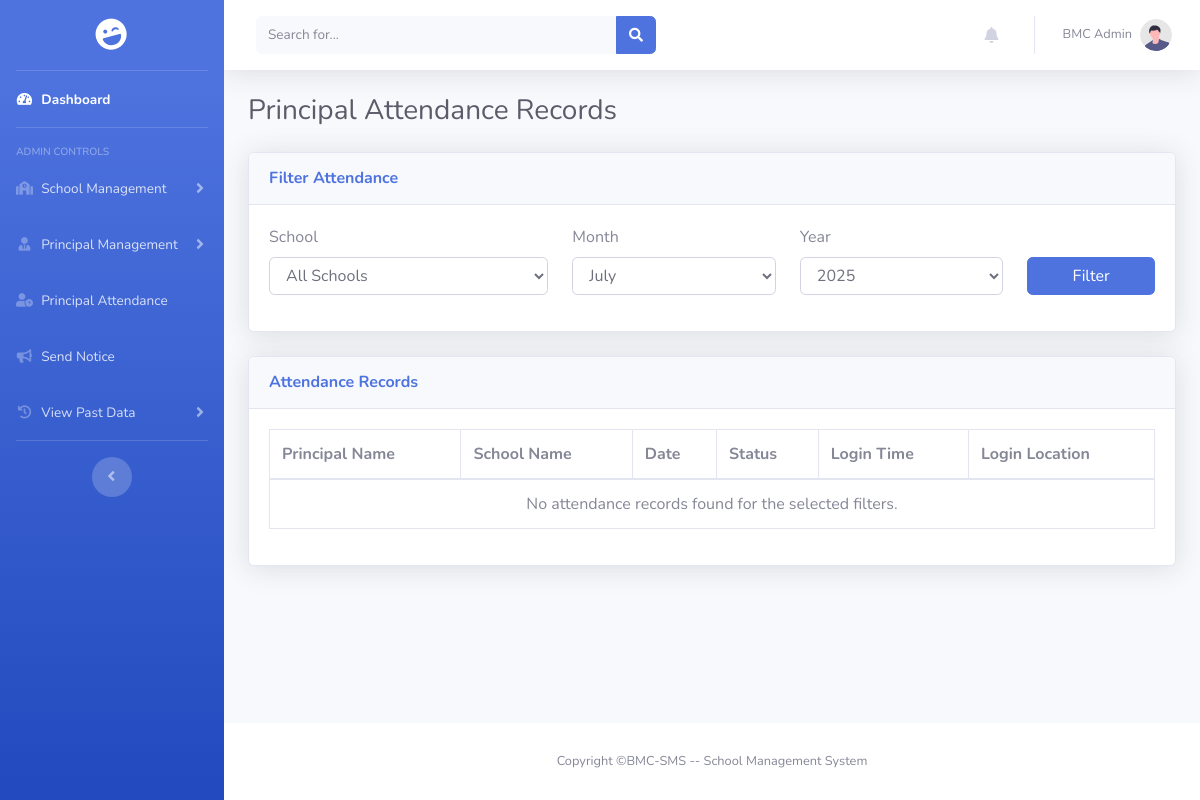
The page /pages/bmc/principal_attendance.php (signed in) on the database as committed earlier.
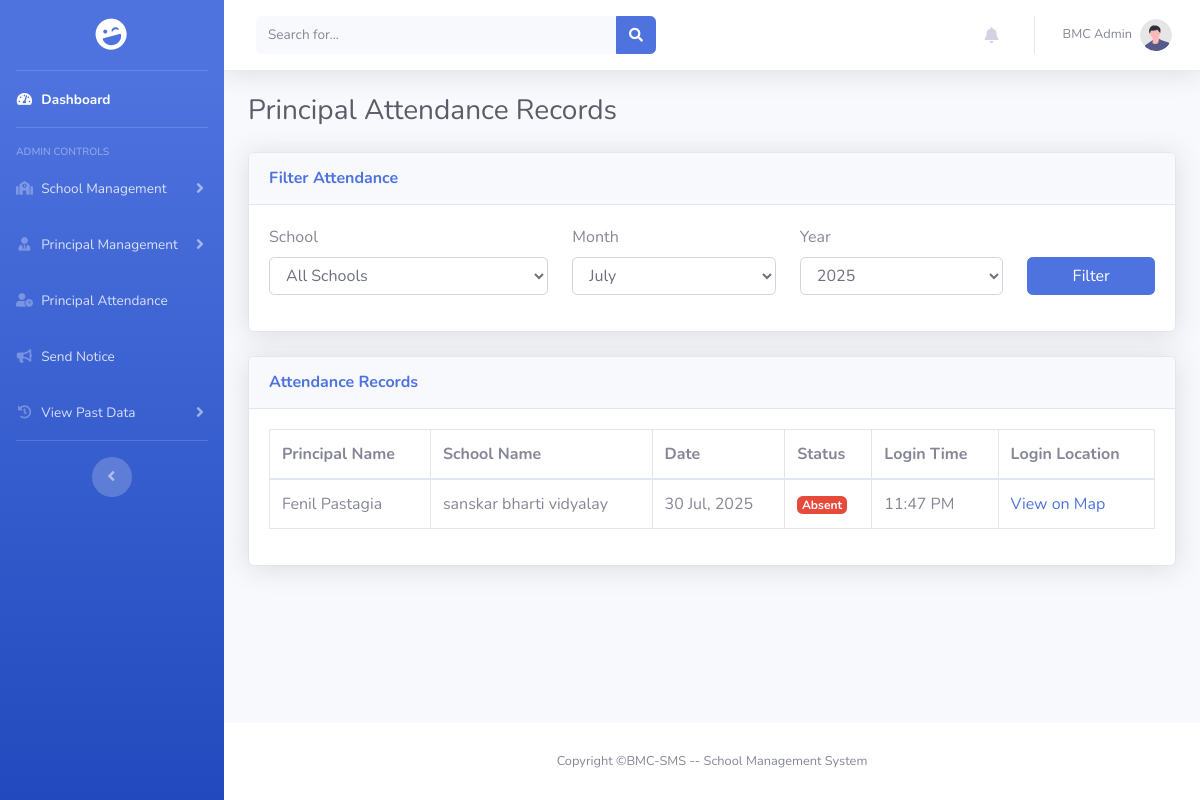
The same page on the database as committed later.
### tables this page shows
CREATE TABLE `principal_attendance` (
  `id` int(11) NOT NULL,
  `principal_id` int(11) NOT NULL,
  `school_id` int(11) NOT NULL,
  `attendance_date` date NOT NULL,
  `status` enum('Present','Absent') NOT NULL,
  `login_latitude` decimal(10,8) DEFAULT NULL,
  `login_longitude` decimal(11,8) DEFAULT NULL,
  `login_time` time NOT NULL,
  `updated_at` timestamp NOT NULL DEFAULT current_timestamp() ON UPDATE current_timestamp()
);

CREATE TABLE `principal` (
  `id` int(11) NOT NULL,
  `principal_image` varchar(255) DEFAULT NULL,
  `school_id` int(11) DEFAULT NULL,
  `principal_name` varchar(50) DEFAULT NULL,
  `email` varchar(50) NOT NULL,
  `password` varchar(255) NOT NULL,
  `phone` varchar(10) DEFAULT NULL,
  `principal_dob` date DEFAULT NULL,
  `gender` enum('Male','Female','Others') NOT NULL,
  `blood_group` enum('A+','A-','B+','B-','AB+','AB-','O+','O-') NOT NULL,
  `address` text DEFAULT NULL,
  `qualification` varchar(50) DEFAULT NULL,
  `salary` decimal(10,2) DEFAULT NULL,
  `batch` enum('Morning','Evening') DEFAULT NULL
);

CREATE TABLE `school` (
  `id` int(11) NOT NULL,
  `school_logo` varchar(255) DEFAULT NULL,
  `school_name` varchar(100) DEFAULT NULL,
  `email` varchar(50) DEFAULT NULL,
  `phone` varchar(10) DEFAULT NULL,
  `school_opening` date DEFAULT NULL,
  `school_type` enum('Government','Private') DEFAULT NULL,
  `education_board` set('CBSE','State','IGCSE') DEFAULT NULL,
  `school_medium` set('English','Hindi','Regional Language') DEFAULT NULL,
  `school_category` set('Pre-Primary','Primary','Upper Primary','Secondary','Higher Secondary') DEFAULT NULL,
  `address` text DEFAULT NULL,
  `latitude` decimal(10,8) DEFAULT NULL,
  `longitude` decimal(11,8) DEFAULT NULL
);

### encryption.php (called while the page is built, shortened)
<?php
function decrypt_id($encrypted)
{
    return openssl_decrypt($encrypted, ENCRYPTION_METHOD, ENCRYPTION_KEY, 0, ENCRYPTION_IV);
}

### pages/bmc/principal_attendance.php (the view, shortened to what this page needs)
<?php
include_once $_SERVER['DOCUMENT_ROOT'] . '/BMC-SMS/includes/connect.php';
include_once $_SERVER['DOCUMENT_ROOT'] . '/BMC-SMS/encryption.php';
$selected_month = $_GET['month'] ?? date('m');
$selected_year = $_GET['year'] ?? date('Y');
$query = "
    SELECT
        pa.attendance_date,
        pa.status,
        pa.login_time,
        pa.login_latitude,
        pa.login_longitude,
        p.principal_name,
        s.school_name
    FROM principal_attendance pa
    JOIN principal p ON pa.principal_id = p.id
    JOIN school s ON pa.school_id = s.id
    WHERE MONTH(pa.attendance_date) = ? AND YEAR(pa.attendance_date) = ?
";
$params = [$selected_month, $selected_year];
$param_types = "ii";
$query .= " ORDER BY pa.attendance_date DESC, s.school_name ASC";
$stmt = mysqli_prepare($conn, $query);
mysqli_stmt_bind_param($stmt, $param_types, ...$params);
mysqli_stmt_execute($stmt);
$result = mysqli_stmt_get_result($stmt);
$attendance_records = mysqli_fetch_all($result, MYSQLI_ASSOC);
$page_title = "Principal Attendance Records";
?>
<!DOCTYPE html>
<html lang="en">
<head>
    <link href="/BMC-SMS/assets/vendor/fontawesome-free/css/all.min.css" rel="stylesheet" type="text/css">
    <link href="/BMC-SMS/assets/css/sb-admin-2.min.css" rel="stylesheet">
    <link href="/BMC-SMS/assets/vendor/datatables/dataTables.bootstrap4.min.css" rel="stylesheet">
</head>
<body id="page-top">
    <div id="wrapper">
        <?php include_once $_SERVER['DOCUMENT_ROOT'] . '/BMC-SMS/includes/sidebar.php'; ?>
        <div id="content-wrapper" class="d-flex flex-column">
            <div id="content">
                <?php include_once $_SERVER['DOCUMENT_ROOT'] . '/BMC-SMS/includes/header.php'; ?>
                <div class="container-fluid">
                    <h1 class="h3 mb-4 text-gray-800"><?php echo htmlspecialchars($page_title); ?></h1>
                    <div class="card shadow mb-4">
                        <div class="card-header py-3">
                            <h6 class="m-0 font-weight-bold text-primary">Filter Attendance</h6>
                        </div>
                        <div class="card-body">
                            <form method="GET" action="">
                                <div class="row">
                                    <div class="col-md-4">
                                        <div class="form-group">
                                            <label for="school_id">School</label>
                                            <select name="school_id" id="school_id" class="form-control">
                                                <option value="">All Schools</option>
                                            </select>
                                        </div>
                                    </div>
                                    <div class="col-md-3">
                                        <div class="form-group">
                                            <label for="month">Month</label>
                                            <select name="month" id="month" class="form-control">
                                                <?php for ($m = 1; $m <= 12; $m++): ?>
                                                <option value="<?php echo $m; ?>" <?php echo ($selected_month == $m) ? 'selected' : ''; ?>>
                                                    <?php echo date('F', mktime(0, 0, 0, $m, 10)); ?>
                                                </option>
                                                <?php endfor; ?>
                                            </select>
                                        </div>
                                    </div>
                                    <div class="col-md-3">
                                        <div class="form-group">
                                            <label for="year">Year</label>
                                            <select name="year" id="year" class="form-control">
                                                <?php for ($y = date('Y'); $y >= date('Y') - 5; $y--): ?>
                                                <option value="<?php echo $y; ?>" <?php echo ($selected_year == $y) ? 'selected' : ''; ?>>
                                                    <?php echo $y; ?>
                                                </option>
                                                <?php endfor; ?>
                                            </select>
                                        </div>
                                    </div>
                                    <div class="col-md-2">
                                        <div class="form-group">
                                        <label>&nbsp;</label><button type="submit" class="btn btn-primary btn-block">Filter</button>
                                        </div>
                                    </div>
                                </div>
                            </form>
                        </div>
                    </div>
                    <div class="card shadow mb-4">
                        <div class="card-header py-3">
                            <h6 class="m-0 font-weight-bold text-primary">Attendance Records</h6>
                        </div>
                        <div class="card-body">
                            <div class="table-responsive">
                                <table class="table table-bordered" id="dataTable" width="100%" cellspacing="0">
                                    <thead>
                                        <tr>
                                            <th>Principal Name</th>
                                            <th>School Name</th>
                                            <th>Date</th>
                                            <th>Status</th>
                                            <th>Login Time</th>
                                            <th>Login Location</th>
                                        </tr>
                                    </thead>
                                    <tbody>
                                        <?php if (empty($attendance_records)): ?>
                                        <tr>
                                            <td colspan="6" class="text-center">No attendance records found for the selected filters.</td>
                                        </tr>
                                        <?php else: ?>
                                        <?php foreach ($attendance_records as $record): ?>
                                        <tr>
                                            <td><?php echo htmlspecialchars($record['principal_name']); ?></td>
                                            <td><?php echo htmlspecialchars($record['school_name']); ?></td>
                                            <td><?php echo date('d M, Y', strtotime($record['attendance_date'])); ?></td>
                                            <td>
                                                <?php if ($record['status'] == 'Present'): ?>
                                                <span class="badge badge-success">Present</span>
                                                <?php else: ?>
                                                <span class="badge badge-danger">Absent</span>
                                                <?php endif; ?>
                                            </td>
                                            <td><?php echo date('h:i A', strtotime($record['login_time'])); ?></td>
                                            <td>
                                                <?php if ($record['login_latitude'] && $record['login_longitude']): ?>
                                                <a href="https://www.google.com/maps?q=<?php echo htmlspecialchars($record['login_latitude']); ?>,<?php echo htmlspecialchars($record['login_longitude']); ?>" target="_blank">View on Map</a>
                                                <?php else: ?>
                                                N/A
                                                <?php endif; ?>
                                            </td>
                                        </tr>
                                        <?php endforeach; ?>
                                        <?php endif; ?>
                                    </tbody>
                                </table>
                            </div>
                        </div>
                    </div>
                </div>
            </div>
            <?php include_once $_SERVER['DOCUMENT_ROOT'] . '/BMC-SMS/includes/footer.php'; ?>
        </div>
    </div>
</body>
</html>

### includes/sidebar.php (shortened to what this page needs)
<?php
$role = null;
if (isset($_COOKIE['encrypted_user_role'])) {
    $role = decrypt_id($_COOKIE['encrypted_user_role']);
}
?>
<ul class="navbar-nav bg-gradient-primary sidebar sidebar-dark accordion" id="accordionSidebar">
    <a class="sidebar-brand d-flex align-items-center justify-content-center"
        href="<?php echo BASE_WEB_PATH; ?>dashboard.php">
        <div class="sidebar-brand-icon rotate-n-15">
            <i class="fas fa-laugh-wink"></i>
        </div>
    </a>
    <hr class="sidebar-divider my-0">
    <li class="nav-item active">
        <a class="nav-link" href="<?php echo BASE_WEB_PATH; ?>dashboard.php">
            <i class="fas fa-fw fa-tachometer-alt"></i>
            <span>Dashboard</span></a>
    </li>
    <hr class="sidebar-divider">
    <?php
    switch ($role) {
        case 'bmc':
    ?>
            <div class="sidebar-heading font-weight-semibold">Admin Controls</div>
            <li class="nav-item">
                <a class="nav-link collapsed" href="#" data-toggle="collapse" data-target="#collapseSchool">
                    <i class="fas fa-fw fa-school"></i>
                    <span>School Management</span>
                </a>
            </li>
            <li class="nav-item">
                <a class="nav-link collapsed" href="#" data-toggle="collapse" data-target="#collapsePrincipal">
                    <i class="fas fa-fw fa-user-tie"></i>
                    <span>Principal Management</span>
                </a>
            </li>
            <li class="nav-item">
                <a class="nav-link" href="<?php echo BASE_WEB_PATH; ?>pages/bmc/principal_attendance.php">
                    <i class="fas fa-fw fa-user-clock"></i>
                    <span>Principal Attendance</span>
                </a>
            </li>
            <li class="nav-item">
                <a class="nav-link" href="/BMC-SMS/pages/bmc/send_notice.php">
                    <i class="fas fa-fw fa-bullhorn"></i>
                    <span>Send Notice</span>
                </a>
            </li>
            <li class="nav-item">
                <a class="nav-link collapsed" href="#" data-toggle="collapse" data-target="#collapsePastData">
                    <i class="fas fa-fw fa-history"></i>
                    <span>View Past Data</span>
                </a>
            </li>
        <?php
            break;
        ?>
    <?php
    }
    ?>
    <hr class="sidebar-divider d-none d-md-block">
    <div class="text-center d-none d-md-inline">
        <button class="rounded-circle border-0" id="sidebarToggle"></button>
    </div>
</ul>

### includes/header.php (shortened to what this page needs)
<?php
include_once $_SERVER['DOCUMENT_ROOT'] . '/BMC-SMS/encryption.php';
$userName = 'Guest';
$userProfileImage = BASE_WEB_PATH . 'assets/images/undraw_profile.svg';
$isLoggedIn = false;
if (isset($_COOKIE['encrypted_user_role'])) {
    $isLoggedIn = true;
    $user_role = decrypt_id($_COOKIE['encrypted_user_role']);
    if ($user_role === 'bmc') {
        $userName = 'BMC Admin';
    }
}
?>
<nav class="navbar navbar-expand navbar-light bg-white topbar mb-4 static-top shadow">
    <form class="d-none d-sm-inline-block form-inline mr-auto ml-md-3 my-2 my-md-0 mw-100 navbar-search">
        <div class="input-group">
            <input type="text" class="form-control bg-light border-0 small" placeholder="Search for..."
                aria-label="Search" aria-describedby="basic-addon2">
            <div class="input-group-append">
                <button class="btn btn-primary" type="button">
                    <i class="fas fa-search fa-sm"></i>
                </button>
            </div>
        </div>
    </form>
    <ul class="navbar-nav ml-auto">
        <li class="nav-item dropdown no-arrow mx-1">
            <a class="nav-link dropdown-toggle" href="#" id="alertsDropdown" role="button" data-toggle="dropdown"
                aria-haspopup="true" aria-expanded="false">
                <i class="fas fa-bell fa-fw"></i>
            </a>
        </li>
        <?php if ($isLoggedIn): ?>
        <li class="nav-item dropdown no-arrow">
            <a class="nav-link dropdown-toggle" href="#" id="userDropdown" role="button" data-toggle="dropdown"
                aria-haspopup="true" aria-expanded="false">
                <span
                    class="mr-2 d-none d-lg-inline text-gray-600 small"><?php echo htmlspecialchars($userName); ?></span>
                <img class="img-profile rounded-circle" src="<?php echo htmlspecialchars($userProfileImage); ?>"
                    onerror="this.src='<?php echo BASE_WEB_PATH; ?>assets/images/undraw_profile.svg';" alt="Profile"
                    style="width: 32px; height: 32px; object-fit: cover;">
            </a>
        </li>
        <?php endif; ?>
    </ul>
</nav>

### includes/footer.php
<footer class="sticky-footer bg-white">
    <div class="container my-auto">
        <div class="copyright text-center my-auto">
            <span>Copyright &copy;BMC-SMS -- School Management System</span>
        </div>
    </div>
</footer>

Rows that differ between the two databases and show on the page:
added principal_attendance: principal.principal_name "Fenil Pastagia", school.school_name "sanskar bharti vidyalay", attendance_date "30 Jul, 2025", status "Absent", login_time "11:47 PM"
Other text that changed with them:
text no longer shown: "No attendance records found for the selected filters."
